Frame 1 (no input): blank canvas, image omitted
Frame 60 (no input): blank canvas, image omitted
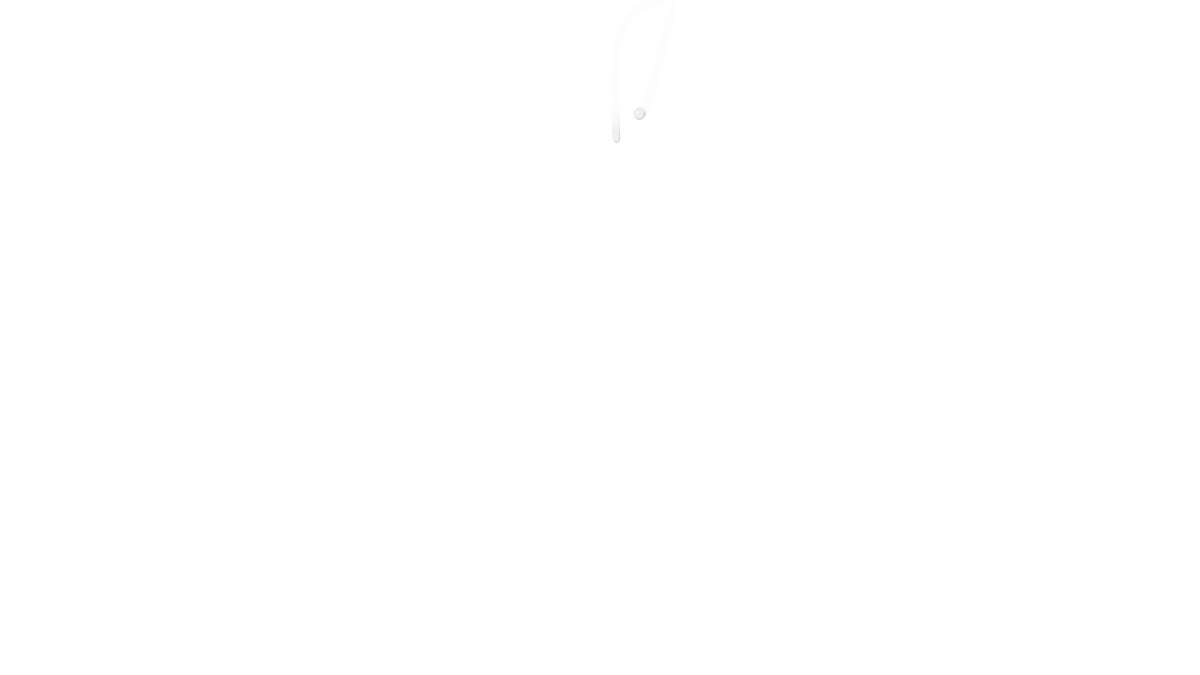
Frame 120 (the mouse pressed at the canvas centre since frame 60)

The p5.js sketch whose frames 1 and 60 were blank and that drew this single picture after the mouse press (run headless with seeded random() and noise() and a simulated clock; from frame 60 on, the mouse is pressed at the canvas centre):

// p5.js sketch
// ── sketch.js
let rainDrops = [];
let rainDrops_1 = [];
let rainSize;
let lightSize = 10;
let bg_Aplha = 255;


function setup() {
  createCanvas(1920, 1080);
}

function draw() {
  background(bg_Aplha, 40);

  for (let r of rainDrops) {
    r.show();
    r.update();
    r.checkEdges();
  }
  
  for (let r1 of rainDrops_1) {
    r1.show();
    r1.update();
    r1.checkEdges();
  }

  if (mouseIsPressed) {
    rainSize += 0.03;
    lightSize += 0.01;
  }   
  if (!mouseIsPressed) {
   rainSize = random(13, 15);
    lightSize = 10;
  }
  if (keyIsDown(UP_ARROW)) {
    bg_Aplha += 1;
  }
   if (keyIsDown(DOWN_ARROW)) {
    bg_Aplha -= 1;
  }
}

function mousePressed() {
  let fs = fullscreen();
  let r = new rainDropMove();
  rainDrops.push(r);
   let r1 = new rainDropMove_1();
  rainDrops_1.push(r1);
}
// ── rainDropMove.js
class rainDropMove {
  constructor() {
    this.position = createVector(random(0, width), 0);
    this.velocity = createVector(random(-10, 10), random(2, 30));
    this.acceleration = createVector(random(-0.05, 0.05), random(0, 1));
  }

  update() {
    this.velocity.add(this.acceleration);
    this.velocity.mult(0.9);
    this.position.add(this.velocity);
  }

  show() {
    strokeWeight(0.05);
    fill(220);
    ellipse(this.position.x, this.position.y, rainSize, rainSize);
    fill(240);
    ellipse(this.position.x - 1, this.position.y - 2, rainSize, rainSize);
    fill(255);
    ellipse(this.position.x - 3, this.position.y - 4, lightSize-6, lightSize-6);
  }

  checkEdges() {
    if (this.position.x > width || this.position.x < 0) {
      this.position.x *= -1;
    }
    if (this.position.y > height || this.position.y < 0) {
      if (this.position.y > height) {
        this.position.y = height;
        fill(240);
        ellipse(this.position.x, this.position.y, rainSize * 2, rainSize * 1);
      }
      this.velocity.y *= -1;
    }
  }
}

// ── rainDropMove_1.js
class rainDropMove_1 {
  constructor() {
    this.position = createVector(random(0, width), 0);
    this.velocity = createVector(random(-10, 10), random(2, 2));
    this.acceleration = createVector(random(-0.05, 0.05), random(0, 0.5));
    this.rectY = height;
    this.rectH = 1;
  }

  update() {
    this.velocity.add(this.acceleration);
    this.velocity.mult(0.9);
    this.position.add(this.velocity);
  }

  show() {
   strokeWeight(0.05);
    fill(220);
    ellipse(this.position.x, this.position.y, rainSize - 5, rainSize);
    fill(240);
    ellipse(this.position.x - 1, this.position.y - 2, rainSize - 5, rainSize);
    fill(255);
    ellipse(this.position.x - 3, this.position.y - 4, lightSize - 7, lightSize - 7);
  }

  checkEdges() {
    if (this.position.x > width || this.position.x < 0) {
      this.position.x *= -1;
    }
    if (this.position.y > height || this.position.y < 0) {
      if (this.position.y > height) {
        this.position.y = height;
        fill(240);
        ellipse(this.position.x, this.position.y, rainSize * 1.2, rainSize * 1);
        push();
        noStroke();
        rect(0, this.rectY, width, this.rectH);
        this.rectY -= 0.005;
        this.rectH += 0.005;
        pop();
      }
      this.velocity.y *= -1;
    }
  }
}
